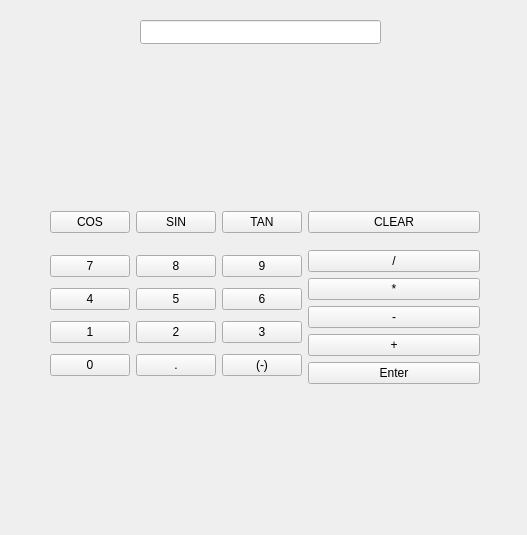
<?xml version="1.0" encoding="UTF-8"?>
<ui version="4.0">
 <class>MainWindow</class>
 <widget class="QMainWindow" name="MainWindow">
  <property name="geometry">
   <rect>
    <x>0</x>
    <y>0</y>
    <width>527</width>
    <height>535</height>
   </rect>
  </property>
  <property name="windowTitle">
   <string>MainWindow</string>
  </property>
  <widget class="QWidget" name="centralwidget">
   <widget class="QLineEdit" name="txt_result">
    <property name="geometry">
     <rect>
      <x>140</x>
      <y>20</y>
      <width>241</width>
      <height>24</height>
     </rect>
    </property>
    <property name="text">
     <string/>
    </property>
    <property name="readOnly">
     <bool>false</bool>
    </property>
   </widget>
   <widget class="QWidget" name="layoutWidget">
    <property name="geometry">
     <rect>
      <x>50</x>
      <y>200</y>
      <width>430</width>
      <height>196</height>
     </rect>
    </property>
    <layout class="QGridLayout" name="gridLayout_2">
     <item row="1" column="0">
      <layout class="QGridLayout" name="gridLayout">
       <item row="2" column="1">
        <widget class="QPushButton" name="btn_num_2">
         <property name="text">
          <string>2</string>
         </property>
        </widget>
       </item>
       <item row="1" column="0">
        <widget class="QPushButton" name="btn_num_4">
         <property name="text">
          <string>4</string>
         </property>
         <property name="default">
          <bool>false</bool>
         </property>
        </widget>
       </item>
       <item row="0" column="0">
        <widget class="QPushButton" name="btn_num_7">
         <property name="text">
          <string>7</string>
         </property>
        </widget>
       </item>
       <item row="0" column="2">
        <widget class="QPushButton" name="btn_num_9">
         <property name="text">
          <string>9</string>
         </property>
        </widget>
       </item>
       <item row="1" column="2">
        <widget class="QPushButton" name="btn_num_6">
         <property name="text">
          <string>6</string>
         </property>
        </widget>
       </item>
       <item row="2" column="0">
        <widget class="QPushButton" name="btn_num_1">
         <property name="text">
          <string>1</string>
         </property>
        </widget>
       </item>
       <item row="3" column="0">
        <widget class="QPushButton" name="btn_num_0">
         <property name="text">
          <string>0</string>
         </property>
        </widget>
       </item>
       <item row="2" column="2">
        <widget class="QPushButton" name="btn_num_3">
         <property name="text">
          <string>3</string>
         </property>
        </widget>
       </item>
       <item row="3" column="2">
        <widget class="QPushButton" name="btn_negative">
         <property name="text">
          <string>(-)</string>
         </property>
        </widget>
       </item>
       <item row="1" column="1">
        <widget class="QPushButton" name="btn_num_5">
         <property name="text">
          <string>5</string>
         </property>
        </widget>
       </item>
       <item row="0" column="1">
        <widget class="QPushButton" name="btn_num_8">
         <property name="text">
          <string>8</string>
         </property>
        </widget>
       </item>
       <item row="3" column="1">
        <widget class="QPushButton" name="btn_decimal">
         <property name="text">
          <string>.</string>
         </property>
        </widget>
       </item>
      </layout>
     </item>
     <item row="1" column="1">
      <layout class="QVBoxLayout" name="verticalLayout">
       <item>
        <widget class="QPushButton" name="btn_divide">
         <property name="text">
          <string>/</string>
         </property>
        </widget>
       </item>
       <item>
        <widget class="QPushButton" name="btn_multiply">
         <property name="text">
          <string>*</string>
         </property>
        </widget>
       </item>
       <item>
        <widget class="QPushButton" name="btn_subtract">
         <property name="text">
          <string>-</string>
         </property>
        </widget>
       </item>
       <item>
        <widget class="QPushButton" name="btn_add">
         <property name="text">
          <string>+</string>
         </property>
        </widget>
       </item>
       <item>
        <widget class="QPushButton" name="btn_calculate">
         <property name="text">
          <string notr="true">Enter</string>
         </property>
        </widget>
       </item>
      </layout>
     </item>
     <item row="0" column="0">
      <layout class="QHBoxLayout" name="horizontalLayout">
       <item>
        <widget class="QPushButton" name="btn_trig_cos">
         <property name="text">
          <string>COS</string>
         </property>
        </widget>
       </item>
       <item>
        <widget class="QPushButton" name="btn_trig_sin">
         <property name="text">
          <string>SIN</string>
         </property>
        </widget>
       </item>
       <item>
        <widget class="QPushButton" name="btn_trig_tan">
         <property name="text">
          <string>TAN</string>
         </property>
        </widget>
       </item>
      </layout>
     </item>
     <item row="0" column="1">
      <widget class="QPushButton" name="btn_clear">
       <property name="text">
        <string>CLEAR</string>
       </property>
      </widget>
     </item>
    </layout>
   </widget>
  </widget>
 </widget>
 <resources/>
 <connections/>
</ui>
